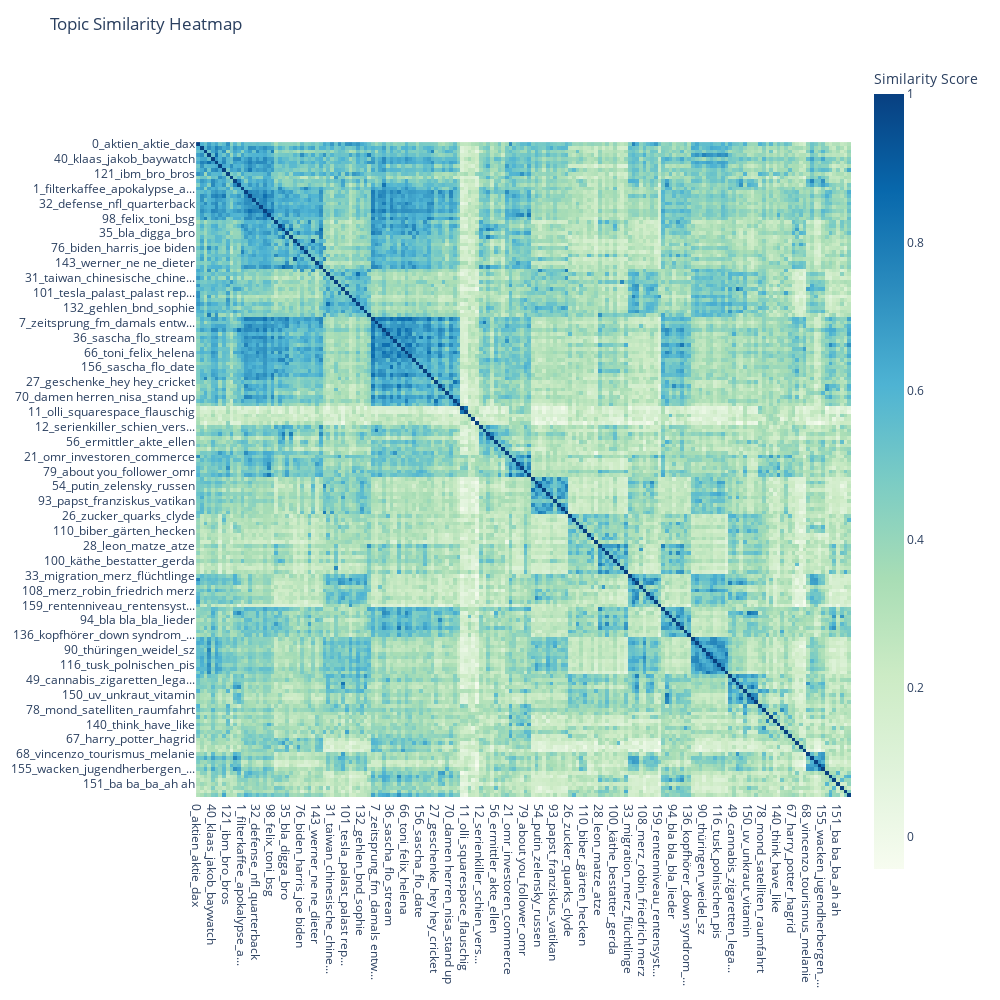

The notebook cell saved with this chart:
### Code cell
# 2. TOPIC SIMILARITY HEATMAP
# Shows how similar topics are to each other

print("Generating topic similarity heatmap...")

fig = topic_model.visualize_heatmap(
    n_clusters=20,  # Group similar topics
    width=1000,
    height=1000
)
fig.update_layout(
    title="Topic Similarity Heatmap",
    template="plotly_white"
)
fig.show()

print("✓ Topic similarity heatmap generated")
print("  - Darker colors = higher similarity")
print("  - Topics are clustered by similarity")

### Figure 1 — Plotly figure (JSON) as saved in the notebook; plotly's stock layout.template omitted (floating-point values rounded to 4 significant figures; data arrays with more than 128 entries replaced by an {"elided": "..."} marker saying what was removed)
{"data": [{"coloraxis": "coloraxis", "hovertemplate": "x: %{x}<br>y: %{y}<br>Similarity Score: %{z}<extra></extra>", "name": "0", "type": "heatmap", "x": {"elided": "176 str values"}, "xaxis": "x", "y": {"elided": "176 str values"}, "yaxis": "y", "z": {"elided": "176x176 float values"}}], "layout": {"coloraxis": {"colorbar": {"title": {"text": "Similarity Score"}}, "colorscale": [[0, "rgb(247,252,240)"], [0.125, "rgb(224,243,219)"], [0.25, "rgb(204,235,197)"], [0.375, "rgb(168,221,181)"], [0.5, "rgb(123,204,196)"], [0.625, "rgb(78,179,211)"], [0.75, "rgb(43,140,190)"], [0.875, "rgb(8,104,172)"], [1, "rgb(8,64,129)"]]}, "height": 1000, "hoverlabel": {"bgcolor": "white", "font": {"family": "Rockwell", "size": 16}}, "legend": {"title": {"text": "Trend"}}, "margin": {"t": 60}, "showlegend": true, "title": {"text": "Topic Similarity Heatmap"}, "width": 1000, "xaxis": {"anchor": "y", "constrain": "domain", "domain": [0, 1], "scaleanchor": "y"}, "yaxis": {"anchor": "x", "autorange": "reversed", "constrain": "domain", "domain": [0, 1]}}}
